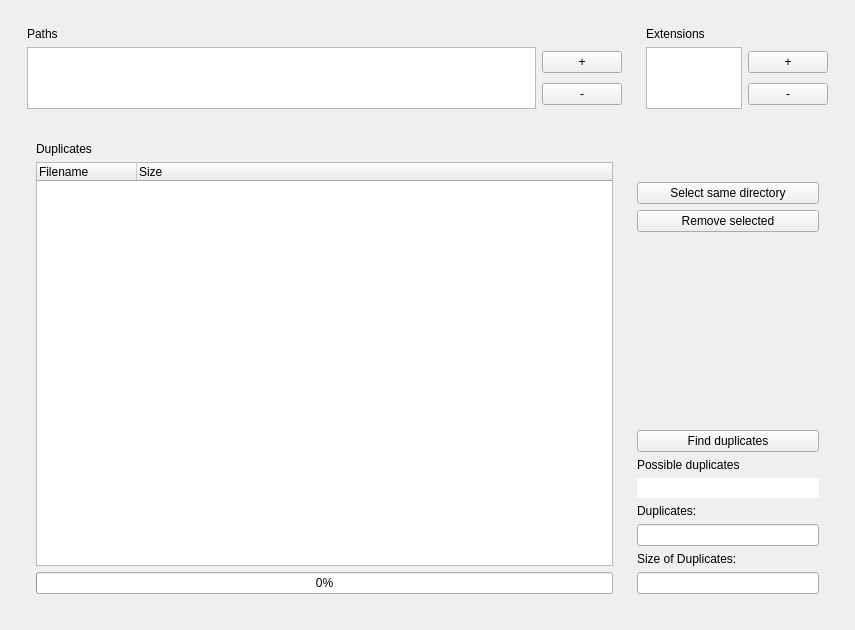
<?xml version="1.0" encoding="UTF-8"?>
<ui version="4.0">
 <class>MainWindow</class>
 <widget class="QMainWindow" name="MainWindow">
  <property name="geometry">
   <rect>
    <x>0</x>
    <y>0</y>
    <width>855</width>
    <height>630</height>
   </rect>
  </property>
  <property name="windowTitle">
   <string>MainWindow</string>
  </property>
  <widget class="QWidget" name="centralwidget">
   <layout class="QVBoxLayout" name="verticalLayout">
    <item>
     <widget class="QFrame" name="top_frame">
      <property name="minimumSize">
       <size>
        <width>0</width>
        <height>100</height>
       </size>
      </property>
      <property name="maximumSize">
       <size>
        <width>16777215</width>
        <height>100</height>
       </size>
      </property>
      <property name="frameShape">
       <enum>QFrame::NoFrame</enum>
      </property>
      <property name="frameShadow">
       <enum>QFrame::Raised</enum>
      </property>
      <layout class="QHBoxLayout" name="horizontalLayout">
       <item>
        <widget class="QWidget" name="paths_widget" native="true">
         <property name="sizePolicy">
          <sizepolicy hsizetype="Preferred" vsizetype="Minimum">
           <horstretch>0</horstretch>
           <verstretch>0</verstretch>
          </sizepolicy>
         </property>
         <property name="minimumSize">
          <size>
           <width>0</width>
           <height>100</height>
          </size>
         </property>
         <layout class="QGridLayout" name="gridLayout_2">
          <item row="0" column="0">
           <widget class="QLabel" name="label_paths">
            <property name="text">
             <string>Paths</string>
            </property>
           </widget>
          </item>
          <item row="1" column="0">
           <widget class="QListWidget" name="list_paths"/>
          </item>
          <item row="1" column="1">
           <layout class="QVBoxLayout" name="verticalLayout_2">
            <item>
             <widget class="QPushButton" name="button_path_add">
              <property name="text">
               <string>+</string>
              </property>
             </widget>
            </item>
            <item>
             <widget class="QPushButton" name="button_path_remove">
              <property name="text">
               <string>-</string>
              </property>
             </widget>
            </item>
           </layout>
          </item>
         </layout>
        </widget>
       </item>
       <item>
        <widget class="QWidget" name="extensions_widget" native="true">
         <property name="sizePolicy">
          <sizepolicy hsizetype="Preferred" vsizetype="Minimum">
           <horstretch>0</horstretch>
           <verstretch>0</verstretch>
          </sizepolicy>
         </property>
         <property name="minimumSize">
          <size>
           <width>0</width>
           <height>100</height>
          </size>
         </property>
         <property name="maximumSize">
          <size>
           <width>200</width>
           <height>200</height>
          </size>
         </property>
         <layout class="QGridLayout" name="gridLayout_3">
          <item row="0" column="0">
           <widget class="QLabel" name="label_extensions">
            <property name="text">
             <string>Extensions</string>
            </property>
           </widget>
          </item>
          <item row="1" column="0">
           <widget class="QListWidget" name="list_extensions"/>
          </item>
          <item row="1" column="1">
           <layout class="QVBoxLayout" name="verticalLayout_3">
            <item>
             <widget class="QPushButton" name="button_ext_add">
              <property name="text">
               <string>+</string>
              </property>
             </widget>
            </item>
            <item>
             <widget class="QPushButton" name="button_ext_remove">
              <property name="text">
               <string>-</string>
              </property>
             </widget>
            </item>
           </layout>
          </item>
         </layout>
        </widget>
       </item>
      </layout>
     </widget>
    </item>
    <item>
     <widget class="QFrame" name="bottom_frame">
      <property name="frameShape">
       <enum>QFrame::NoFrame</enum>
      </property>
      <property name="frameShadow">
       <enum>QFrame::Raised</enum>
      </property>
      <layout class="QVBoxLayout" name="verticalLayout_4">
       <item>
        <widget class="QWidget" name="widget_2" native="true">
         <layout class="QHBoxLayout" name="horizontalLayout_2">
          <item>
           <widget class="QWidget" name="widget" native="true">
            <layout class="QVBoxLayout" name="verticalLayout_5">
             <item>
              <widget class="QLabel" name="label_4">
               <property name="text">
                <string>Duplicates</string>
               </property>
              </widget>
             </item>
             <item>
              <widget class="QTreeWidget" name="tree_duplicates">
               <property name="selectionMode">
                <enum>QAbstractItemView::NoSelection</enum>
               </property>
               <property name="rootIsDecorated">
                <bool>true</bool>
               </property>
               <property name="headerHidden">
                <bool>false</bool>
               </property>
               <property name="columnCount">
                <number>2</number>
               </property>
               <column>
                <property name="text">
                 <string notr="true">Filename</string>
                </property>
               </column>
               <column>
                <property name="text">
                 <string>Size</string>
                </property>
               </column>
              </widget>
             </item>
             <item>
              <widget class="QProgressBar" name="progressbar_hashes">
               <property name="value">
                <number>0</number>
               </property>
              </widget>
             </item>
            </layout>
           </widget>
          </item>
          <item>
           <widget class="QWidget" name="widget_duplicates" native="true">
            <property name="maximumSize">
             <size>
              <width>200</width>
              <height>16777215</height>
             </size>
            </property>
            <layout class="QVBoxLayout" name="verticalLayout_6">
             <item>
              <spacer name="verticalSpacer_2">
               <property name="orientation">
                <enum>Qt::Vertical</enum>
               </property>
               <property name="sizeType">
                <enum>QSizePolicy::Fixed</enum>
               </property>
               <property name="sizeHint" stdset="0">
                <size>
                 <width>20</width>
                 <height>40</height>
                </size>
               </property>
              </spacer>
             </item>
             <item>
              <widget class="QPushButton" name="button_select_same">
               <property name="text">
                <string>Select same directory</string>
               </property>
              </widget>
             </item>
             <item>
              <widget class="QPushButton" name="button_remove_selected">
               <property name="text">
                <string>Remove selected</string>
               </property>
              </widget>
             </item>
             <item>
              <spacer name="verticalSpacer">
               <property name="orientation">
                <enum>Qt::Vertical</enum>
               </property>
               <property name="sizeHint" stdset="0">
                <size>
                 <width>20</width>
                 <height>256</height>
                </size>
               </property>
              </spacer>
             </item>
             <item>
              <widget class="QPushButton" name="button_find_duplicates">
               <property name="text">
                <string>Find duplicates</string>
               </property>
              </widget>
             </item>
             <item>
              <widget class="QLabel" name="label">
               <property name="text">
                <string>Possible duplicates</string>
               </property>
              </widget>
             </item>
             <item>
              <widget class="QLineEdit" name="edit_possible_duplicates">
               <property name="frame">
                <bool>false</bool>
               </property>
               <property name="readOnly">
                <bool>true</bool>
               </property>
              </widget>
             </item>
             <item>
              <widget class="QLabel" name="label_2">
               <property name="text">
                <string>Duplicates:</string>
               </property>
              </widget>
             </item>
             <item>
              <widget class="QLineEdit" name="edit_num_duplicates">
               <property name="readOnly">
                <bool>true</bool>
               </property>
              </widget>
             </item>
             <item>
              <widget class="QLabel" name="label_3">
               <property name="text">
                <string>Size of Duplicates:</string>
               </property>
              </widget>
             </item>
             <item>
              <widget class="QLineEdit" name="edit_size_duplicates">
               <property name="readOnly">
                <bool>true</bool>
               </property>
              </widget>
             </item>
            </layout>
           </widget>
          </item>
         </layout>
        </widget>
       </item>
      </layout>
     </widget>
    </item>
   </layout>
  </widget>
 </widget>
 <resources/>
 <connections/>
</ui>
